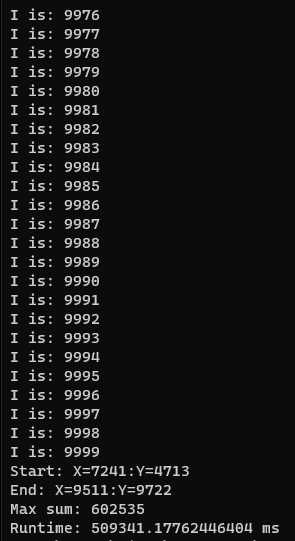
#> input picture High Performance/10000x10000.PNG, 295 x 541 px, given in place of big.png, which was not available
$ python parallelGPU.py
#> lines starting #> are read from the running program, lines starting #| are printed output that depends on the picture; pictures that were not available may be replaced by others from this repository, and a replacement may not be noted
from PIL import Image
import matplotlib.pyplot as plt
import numpy as np
from numba import njit, prange, cuda
from time import perf_counter
import math as math
#import os
#os.environ['NUMBA_PARALLEL_DIAGNOSTICS'] = '1'

# [10 lines left out: function close_figure, not called in this run]


def show(im, text, imgtype=0):
    """
    Show Result in GUI
    =====
    Opens the processed picture in a GUI within a plot with info.

    Parameter documentation
    ----
    >>> im = array, `Array containing an image, pixel by pixel`
    >>> text = string, `Name of the plot`
    >>> imgtype = int, `type=1: For Discrete Cosine Transform & Quantization Images, need special setting for colors`
    """
    fig = plt.figure()
    if (imgtype == 1):      # If DCT or Quantization Image
        plt.imshow(im,cmap='gray',vmax = np.max(im)*0.01,vmin = 0)
    else:       # Other picture types
        plt.imshow(im, cmap=plt.cm.Greys_r)

    plt.title(text)     # Add title to the plot
    plt.colorbar()      # Add the color-comparison bar
    plt.gcf().canvas.mpl_connect('key_press_event', close_figure)       # Tell the GUI what to do when closed
    plt.show()      # Show the GUI


# [132 lines left out: functions quantizise_matrixGen, blockPartitioning, blockPartitioningDCT, quantizise, DCT3_Coef, restoreImage and 2 more, not called in this run]


if __name__ == '__main__':
    blocksize = int(input(f'Enter blocksize: '))
#> the answer given: 100
    tempStart = perf_counter()
    f = np.asarray(Image.open("big.png").convert('L'), dtype='int16')        # Opens the image as an array with separate pixels, only with the lumen value, typecasted to int for processing
    tempStop = perf_counter()
    timeGreyscale = tempStop - tempStart
    print(f'\n\n\nGreyscale conversion took time: {timeGreyscale} seconds')


    pos = 0  # Starting position of conversion
    size = 256 # How many pixels (from start) to include
    f = f[pos:pos+size,pos:pos+size]
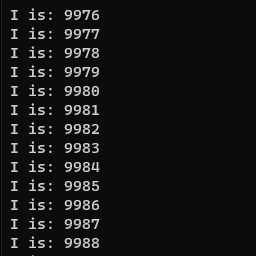
#> f: shape (256, 256) int16; min 0, max 204, mean 21.8


    f-=128 # Substranct 128 from all the values, to make them center around 0
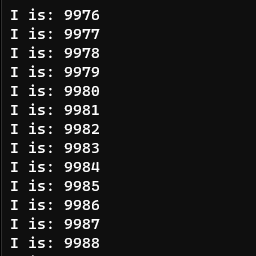
#> f: shape (256, 256) int16; min -128, max 76, mean -106.2; drawn with min black and max white
    show(f, "Default image") # Start GUI and show the result
#> in show, `plt.show()`:
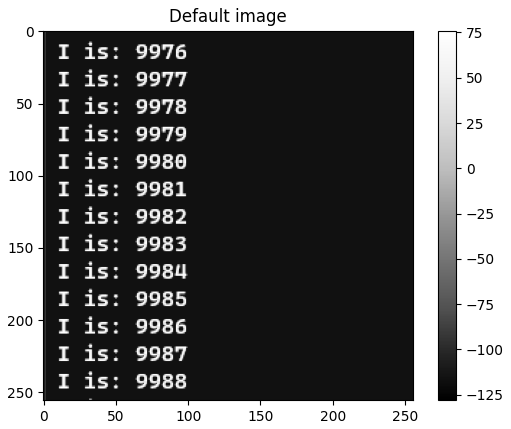
#> figure drawn by matplotlib, 2 panels
    #print(f)
    width = int (len(f))
#> width = 256
    height = int (len(f[0]))
#> height = 256
    imageDimensions = [width, height]
#> imageDimensions = [256, 256]
    print(imageDimensions)
#| [256, 256]


    tempStart = perf_counter()
    # Turn image array into blockPartion
    blockPartition = np.zeros((int(imageDimensions[0]/blocksize), int(imageDimensions[1]/blocksize), blocksize, blocksize))
    #######################################
    ########### GPU SETTINGS ###############
    ########################################
    blockdim = (blocksize,blocksize)
    griddim = (blockPartition.shape[0], blockPartition.shape[1])
#> griddim = (2, 2)
    print(griddim)
#| (2, 2)


    ########################################
    ########################################
    ########################################
#> (the run stopped early here; a loop or call above may not have finished)

$ run again, on High Performance/1000x1000.PNG
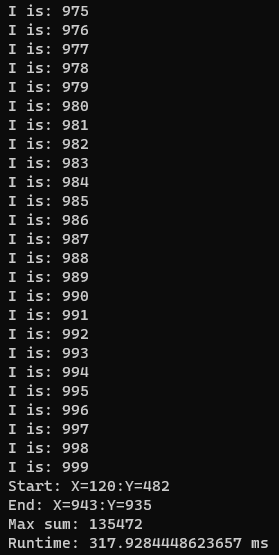
#> input picture High Performance/1000x1000.PNG, 279 x 555 px, given in place of big.png, which was not available
#> `f-=128`:
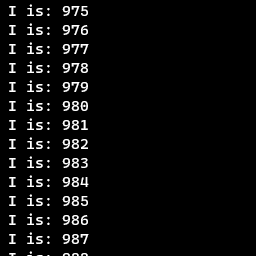
#> f: shape (256, 256) int16; min -116, max 76, mean -107.6; drawn with min black and max white
#> in show, `plt.show()`:
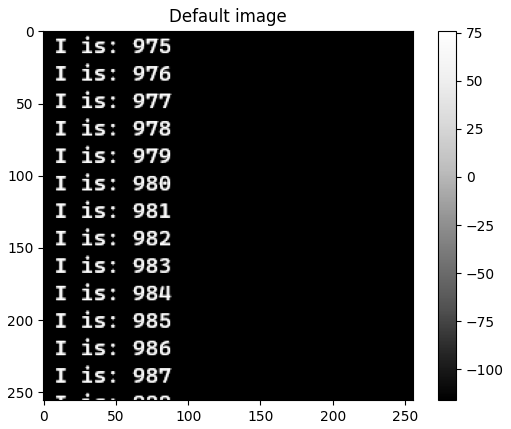
#> figure drawn by matplotlib, 2 panels
#> width = 256
#> imageDimensions = [256, 256]
#| [256, 256]
#| (2, 2)
